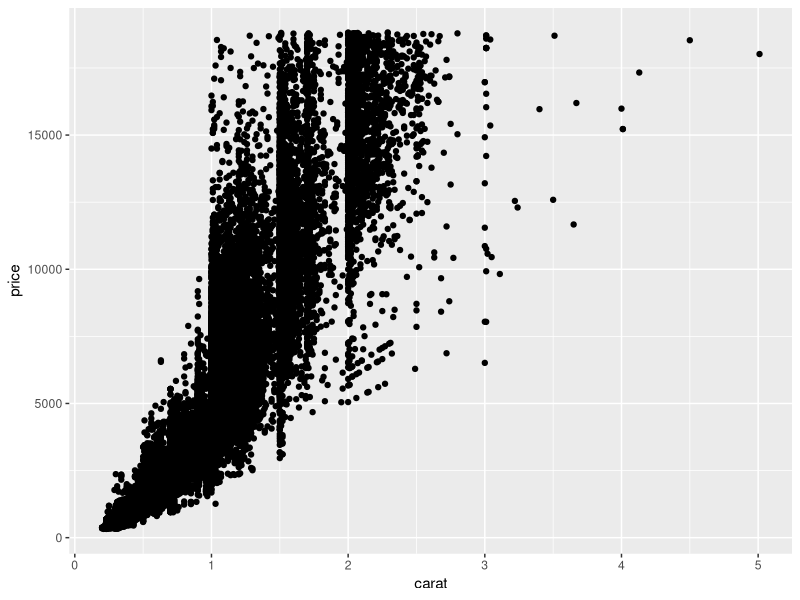
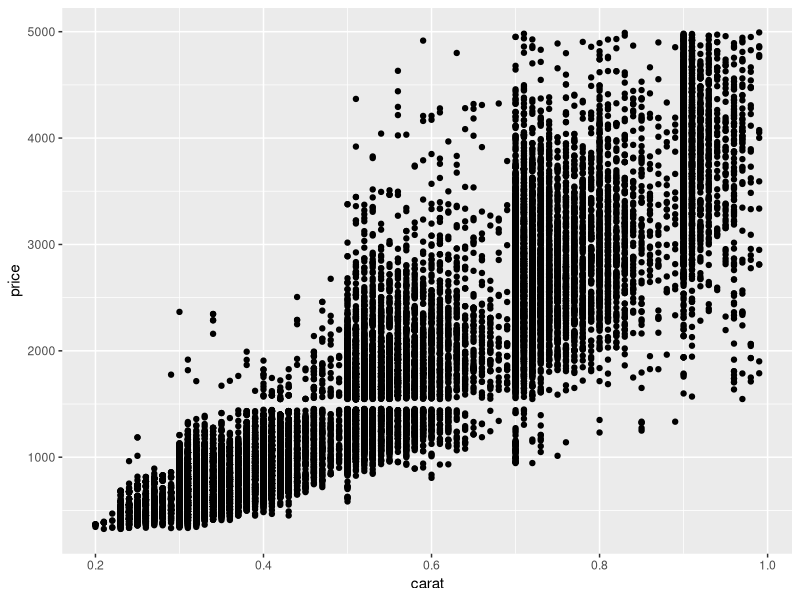
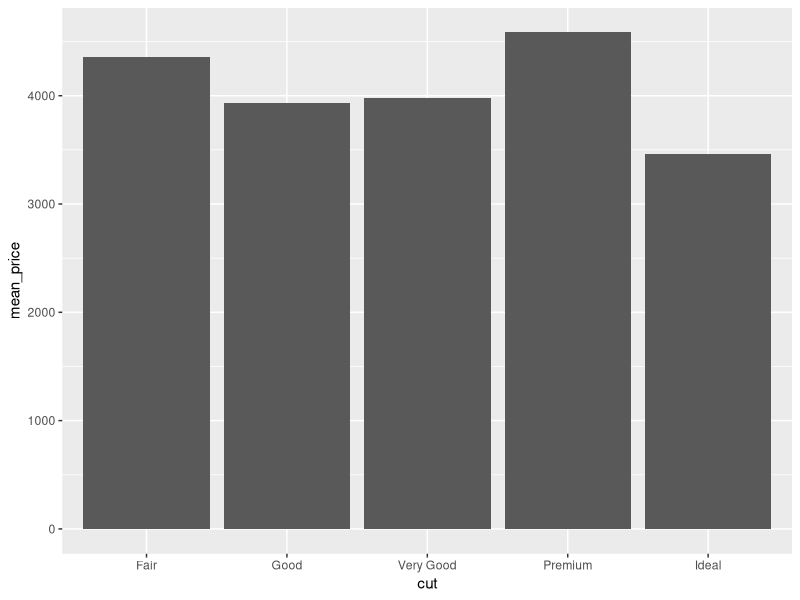
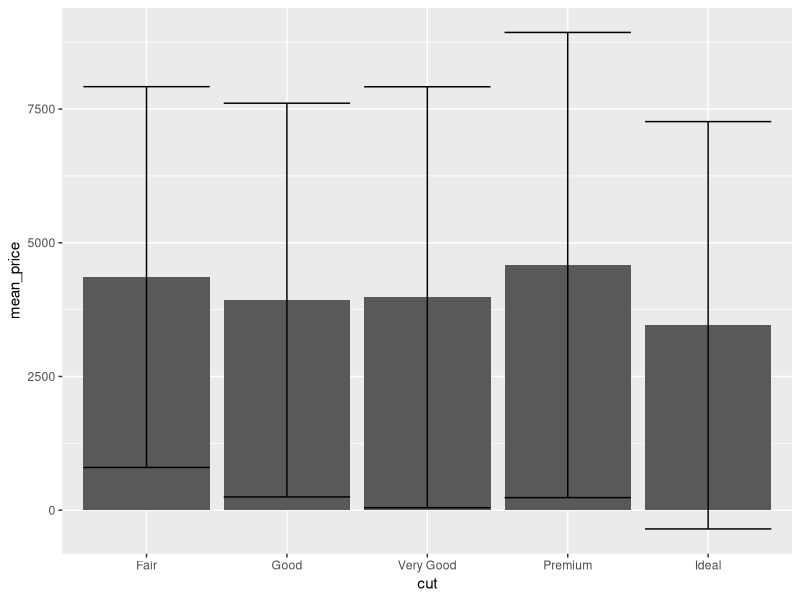
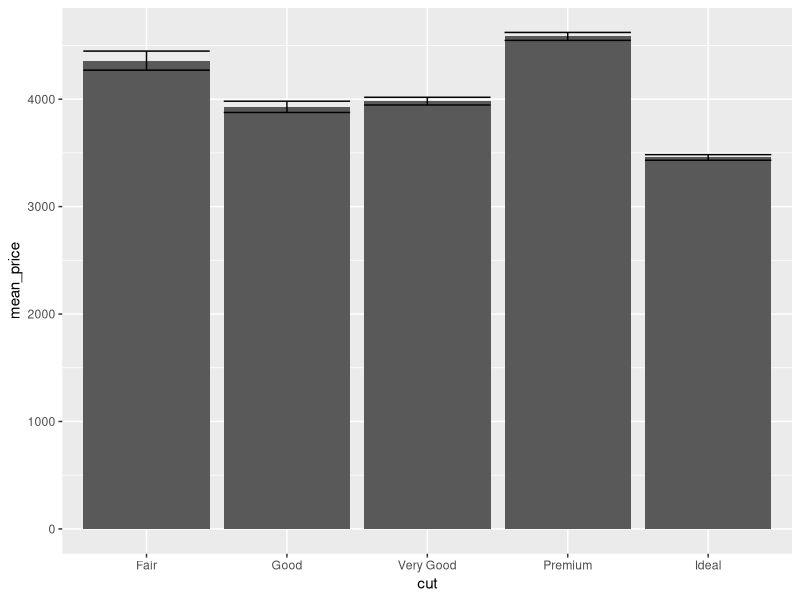

The R script that drew these images, in order:
## ---- chunk 1
library(dplyr)
library(ggplot2)
## ---- chunk 2
diamonds %>% 
  ggplot() + aes(x = carat, y = price) + geom_point()
## ---- chunk 3
diamonds %>%
  filter(carat < 1, price < 5000) %>%
  ggplot() + aes(x = carat, y = price) + geom_point()
## ---- chunk 4
diamonds %>%
  group_by(cut) %>%
  summarize(mean_price = mean(price)) %>%
  ggplot() + aes(x = cut, y = mean_price) + geom_bar(stat="identity")
## ---- chunk 5
diamonds %>% 
  group_by(cut) %>%
  summarise(
    mean_price = mean(price), 
    sd_price = sd(price)
    ) %>%
    ggplot() + 
  aes(x = cut, y = mean_price) + 
  geom_bar(stat="identity") + 
  geom_errorbar(
      aes(
        ymin = mean_price - sd_price, 
        ymax = mean_price + sd_price
        ) 
    )

## ---- chunk 6
diamonds %>% 
  group_by(cut) %>%
  summarise(
    mean_price = mean(price), 
    sd_price = sd(price)
    )
## ---- chunk 7
diamonds %>% 
  group_by(cut) %>%
  summarise(
    mean_price = mean(price), 
    se_price = sd(price) / sqrt(n())
    )
## ---- chunk 8
diamonds %>% 
  group_by(cut) %>%
  summarise(
    mean_price = mean(price), 
    se_price = sd(price)  / sqrt(n())
    ) %>%
    ggplot() + 
  aes(x = cut, y = mean_price) + 
  geom_bar(stat="identity") + 
  geom_errorbar(
      aes(
        ymin = mean_price - se_price, 
        ymax = mean_price + se_price
        ) 
    )

